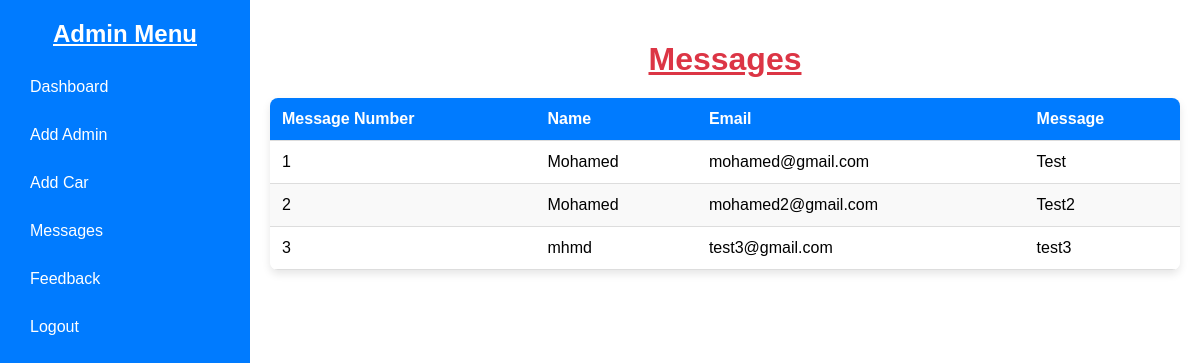
/admin/messages.php (signed in), run on the app's committed database.
### tables this page shows
CREATE TABLE `messages` (
  `db_message_nb` int(11) NOT NULL,
  `db_name` varchar(60) NOT NULL,
  `db_email` varchar(50) NOT NULL,
  `db_message` varchar(500) NOT NULL
);

### admin/messages.php (the view, shortened to what this page needs)
<!DOCTYPE html>
<html lang="en">
<head>
    <link rel="stylesheet" href="CSS/messages.css">
</head>
<body>
    <div class="sidebar">
        <h2><u>Admin Menu</u></h2>
        <a href="dashboard.php">Dashboard</a>
        <a href="add_admin.php">Add Admin</a>
        <a href="addCar.php">Add Car</a>
        <a href="#">Messages</a>
        <a href="feedback.php">Feedback</a>
        <a href="logout_action.php">Logout</a>
    </div>
    <div class="main">
        <div class="container">
            <h1><u>Messages</u></h1>
            <table>
                <thead>
                    <tr>
                        <th>Message Number</th>
                        <th>Name</th>
                        <th>Email</th>
                        <th>Message</th>
                    </tr>
                </thead>
                <tbody>
                    <?php
                    include("connection/connection.php");
                    $sql="SELECT * FROM messages";
                    $result=mysqli_query($con,$sql);
                    while($row=mysqli_fetch_assoc($result)){
                        echo "<tr>
                                <td>".$row['db_message_nb']."</td>
                                <td>".$row['db_name']."</td>
                                <td>".$row['db_email']."</td>
                                <td>".$row['db_message']."</td>
                              </tr>";
                    }
                    ?>
                </tbody>
            </table>
        </div>
    </div>
</body>
</html>

### admin/CSS/messages.css (style rules this page uses)
body { font-family: Arial, sans-serif; margin: 0; padding: 0; display: flex; height: 100vh; }
.sidebar { background-color: #007bff; width: 250px; color: white; padding: 20px; box-sizing: border-box; }
.sidebar h2 { margin-top: 0; margin-bottom: 20px; font-size: 24px; text-align: center; }
.sidebar a { color: white; text-decoration: none; margin: 10px 0; padding: 10px; display: block; border-radius: 4px; transition: background-color 0.3s; }
.main { flex-grow: 1; padding: 20px; overflow-y: auto; }
.container { max-width: 1000px; margin: 0 auto; }
h1 { margin-bottom: 20px; color: #dc3545; text-align: center; }
table { width: 100%; border-collapse: collapse; background: white; margin-top: 20px; box-shadow: 0 4px 8px rgba(0, 0, 0, 0.1); border-radius: 8px; overflow: hidden; }
table th, table td { text-align: left; padding: 12px; border-bottom: 1px solid #ddd; }
table th { background: #007bff; color: white; }
table tr:nth-child(even) { background-color: #f9f9f9; }
table tr:nth-child(odd) { background-color: #ffffff; }

### data on the page
messages: db_message_nb "1", db_name "Mohamed", db_email "mohamed@gmail.com", db_message "Test"
messages: db_message_nb "2", db_name "Mohamed", db_email "mohamed2@gmail.com", db_message "Test2"
messages: db_message_nb "3", db_name "mhmd", db_email "test3@gmail.com", db_message "test3"
